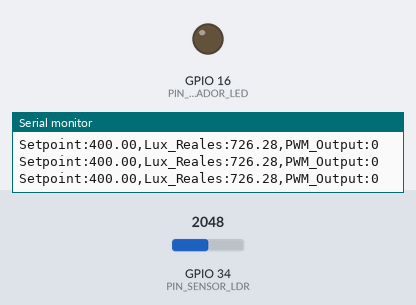
A sketch run on a simulated ESP32. Shown: output pins drawn as LEDs (lit = HIGH), the last lines printed to the serial monitor. The inputs (shaded band) are chosen by the test bench; at power-on: GPIO 34 (PIN_SENSOR_LDR) = 2048 (analog values on the 0–4095 scale). Uploads are accepted with an empty reply.

Above: at 1.2 s.
1.3 s: GPIO 34 (PIN_SENSOR_LDR) set to 1486
2.8 s: GPIO 34 (PIN_SENSOR_LDR) set to 1407
At 3.0 s:
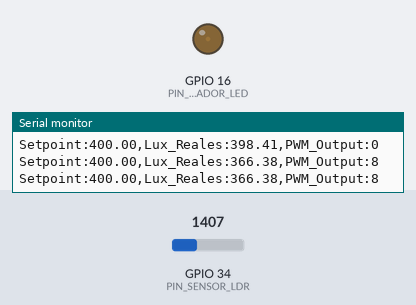
5.8 s: GPIO 34 (PIN_SENSOR_LDR) set to 491
At 15.0 s:
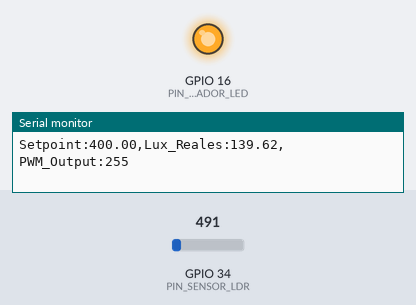
Timing chart, 0 to 16.5 s (numbered marks = the images above; inputs shaded):
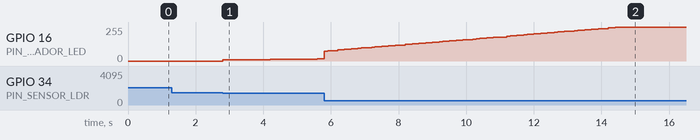

Measured:
- after the input at 2.8 s, GPIO 16 (PIN_ACTUADOR_LED): moves from 0/255 to 16/255 over 2.8 s, starting at once

The sketch:

Esp32-wifi.ino
```cpp
/*
 * Sistema de Control PID - Daylight Harvesting (Respuesta Rápida) + WiFi y HTTP
 * Plataforma: ESP32 (Estándar 38 pines)
 * Actuador: Tira LED vía Módulo MOSFET IRF520
 *
 * NOTA: Para subir este código, necesitas instalar la librería ArduinoJson si decides usarla,
 * pero en esta versión construimos el JSON como String directamente para mantenerlo simple.
 */

#include <WiFi.h>
#include <HTTPClient.h>
#include <ArduinoJson.h>

// ---------------- Configuraciones de Hardware ----------------
#define PIN_SENSOR_LDR 34
#define PIN_ACTUADOR_LED 16

// ---------------- Configuraciones WiFi y Backend (Access Point) ----------------
const char* WIFI_SSID = "Esp32-Tópicos IV";
const char* WIFI_PASSWORD = "12345678";

// La laptop se conectará a esta red y la IP asignada será 192.168.4.2
const char* BACKEND_URL = "http://192.168.4.2:5000/api/sensor/data";

// --- Configuración AP Estática ---
IPAddress local_ip(192, 168, 4, 1);
IPAddress gateway(192, 168, 4, 1);
IPAddress subnet(255, 255, 255, 0);

// ---------------- Parámetros de Control ----------------
const double SETPOINT_LUX = 400.0;
const double TOLERANCIA_LUX = 20.0; // Banda muerta de +- 20 Lux

// --- NUEVAS CONSTANTES PID (Más rápidas) ---
double Kp = 0.25;  // Aumentado para reaccionar más rápido a las sombras/luces
double Ki = 0.08;  // Aumentado para alcanzar el Setpoint en menos tiempo
double Kd = 0.0;   // Se mantiene en 0 para evitar ruido

// Variables de estado del PID
double integral = 0;
double error_previo = 0;
unsigned long tiempo_anterior = 0;
const int tiempo_muestreo_ms = 100;

// Variables para envío HTTP
unsigned long tiempo_ultimo_envio = 0;
const int intervalo_envio_ms = 1000; // Enviar datos cada 1 segundo (1000 ms)

// Estado del PWM y Sensor
double accion_control = 0;
int pwm_final = 0;
double lux_actuales = 0;

// ---------------- Configuraciones PWM ----------------
const int frecuenciaPWM = 5000;
const int resolucionPWM = 8;

bool logica_invertida = false;
bool led_apagado_remoto = false; // Variable global para control web

void setup() {
  Serial.begin(115200);
  analogReadResolution(12);
  ledcAttach(PIN_ACTUADOR_LED, frecuenciaPWM, resolucionPWM);
  tiempo_anterior = millis();

  Serial.println("Iniciando Sistema Daylight Harvesting (Modo Rápido)...");

  // Iniciar WiFi en modo Access Point
  Serial.print("Iniciando MODO ACCESS POINT: ");
  Serial.println(WIFI_SSID);

  WiFi.mode(WIFI_AP);
  WiFi.softAPConfig(local_ip, gateway, subnet);
  WiFi.softAP(WIFI_SSID, WIFI_PASSWORD);

  Serial.println("\nRed Wi-Fi Creada Exitosamente!");
  Serial.print("Dirección IP del ESP32 (Servidor): ");
  Serial.println(WiFi.softAPIP());
  Serial.println("ESPERANDO QUE LA LAPTOP SE CONECTE...");
}

void loop() {
  unsigned long tiempo_actual = millis();
  double dt = (double)(tiempo_actual - tiempo_anterior) / 1000.0;

  if (dt >= ((double)tiempo_muestreo_ms / 1000.0)) {

    // --- 1. LECTURA Y ACONDICIONAMIENTO ---
    int valorADC = analogRead(PIN_SENSOR_LDR);
    double Vout = valorADC * (3.3 / 4095.0);
    if (Vout < 0.0) Vout = 0.001;

    // --- 2. LINEALIZACIÓN (Informe N°2) ---
    double numerador = 0.5 - (Vout / 20.0);
    double denominador = 0.5 + (Vout / 20.0);
    if (denominador == 0) denominador = 0.0001;

    double R_ldr = 10.0 * (numerador / denominador);
    double ln_R = log(R_ldr);
    double ln_E = (2.984 - ln_R) / 0.154;
    lux_actuales = exp(ln_E);

    // --- 3. CÁLCULO DEL ERROR Y BANDA MUERTA ---
    double error = SETPOINT_LUX - lux_actuales;

    // Si la luz está dentro de la tolerancia, congelamos el error para no parpadear
    if (abs(error) <= TOLERANCIA_LUX) {
      error = 0;
    }

    // --- 4. ALGORITMO PID ---
    double P = Kp * error;
    integral += (error * dt);

    // Anti-Windup mejorado
    if (integral > 255.0 / Ki) integral = 255.0 / Ki;
    if (integral < 0) integral = 0;

    double I = Ki * integral;
    double D = Kd * (error - error_previo) / dt;

    accion_control = P + I + D;

    // --- 5. SATURACIÓN FINAL ---
    if (accion_control > 255) accion_control = 255;
    if (accion_control < 0) accion_control = 0;

    pwm_final = (int)accion_control;

    // --- 6. ACTUACIÓN ---
    // Si desde la web se ordenó apagar, forzamos la salida a 0
    if (led_apagado_remoto) {
      pwm_final = 0;
      integral = 0; // Reseteamos la integral para evitar que se acumule error mientras está apagado
    }

    if (logica_invertida) {
      ledcWrite(PIN_ACTUADOR_LED, 255 - pwm_final);
    } else {
      ledcWrite(PIN_ACTUADOR_LED, pwm_final);
    }

    // --- 7. ACTUALIZACIÓN DE ESTADOS ---
    error_previo = error;
    tiempo_anterior = tiempo_actual;

    // --- 8. MONITOREO ---
    Serial.print("Setpoint:"); Serial.print(SETPOINT_LUX); Serial.print(",");
    Serial.print("Lux_Reales:"); Serial.print(lux_actuales); Serial.print(",");
    Serial.print("PWM_Output:"); Serial.println(pwm_final);
  }

  // --- 9. ENVÍO DE DATOS AL BACKEND ---
  if (tiempo_actual - tiempo_ultimo_envio >= intervalo_envio_ms) {
    HTTPClient http;
    http.begin(BACKEND_URL);
    http.addHeader("Content-Type", "application/json");

    // Construcción del JSON usando ArduinoJson
    StaticJsonDocument<200> doc;
    doc["setpoint"] = (double)((int)(SETPOINT_LUX * 10)) / 10.0; // Redondear a 1 decimal
    doc["lux"] = (double)((int)(lux_actuales * 100)) / 100.0; // Redondear a 2 decimales
    doc["pwm_output"] = pwm_final;
    doc["device_id"] = "ESP32_PID";

    String json_data;
    serializeJson(doc, json_data);

    int http_response_code = http.POST(json_data);

    if (http_response_code > 0) {
      String response = http.getString();

      // Parsear la respuesta JSON del backend
      StaticJsonDocument<256> responseDoc;
      DeserializationError error = deserializeJson(responseDoc, response);

      if (!error) {
        if (responseDoc.containsKey("led_command")) {
          String command = responseDoc["led_command"].as<String>();
          if (command == "OFF") {
            led_apagado_remoto = true;
          } else if (command == "AUTO") {
            led_apagado_remoto = false;
          }
        }
      } else {
        Serial.print("[JSON] Error al parsear: ");
        Serial.println(error.c_str());
      }

    } else {
      Serial.print("[HTTP] Error en envío: ");
      Serial.println(http_response_code);
    }

    http.end();
    tiempo_ultimo_envio = tiempo_actual;
  }
}
```
